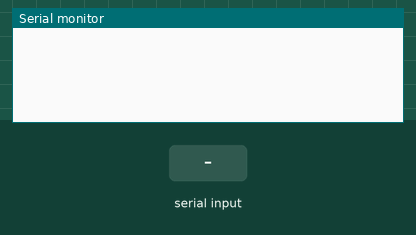
Simulated run of this sketch. Board: Arduino Uno, built with avr-gcc and run on an emulated ATmega328P. On the bench: the last lines printed to the serial monitor. The inputs (shaded band) are chosen by the test bench.

Above: at 1.2 s.
1.3 s: byte 30 received over Serial
At 2.0 s:
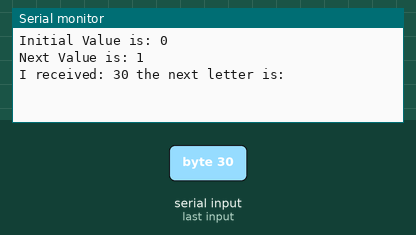
2.8 s: byte 90 received over Serial
At 3.2 s:
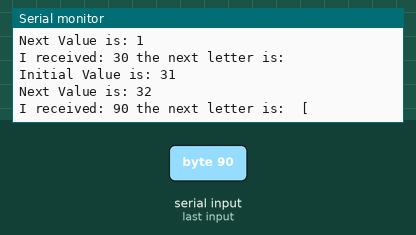
4.3 s: byte 120 received over Serial
At 5.5 s:
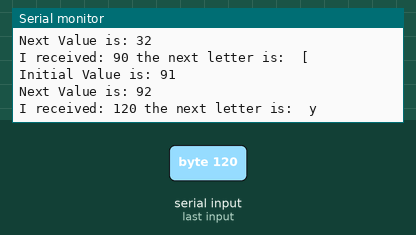

Measured:
- after the input at 1.3 s, the serial monitor: prints a new line at once (image 1)
- after the input at 2.8 s, the serial monitor: prints a new line at once (image 2)
- after the input at 4.3 s, the serial monitor: prints a new line at once (image 3)

The sketch:

serialRead.ino
```cpp
unsigned int incomingByte; // for incoming serial data
int returnKey = 0; // for incoming serial data

void setup() {
  Serial.begin(9600); // opens serial port, sets data rate to 9600 bps
}

void loop() {
  // send data only when you receive data:
  if (Serial.available() > 0) {
    Serial.print("Initial Value is: ");
    Serial.println(incomingByte);
    Serial.print("Next Value is: ");
    Serial.println(++incomingByte);
    // read the incoming byte:
    incomingByte = Serial.read();
    returnKey = Serial.read();

    // say what you got:
    // Serial.print("I received: ");
    // Serial.println(incomingByte-48, DEC);
    Serial.print("I received: ");
    Serial.print(incomingByte);
    Serial.print(" the next letter is:  ");
    Serial.println((char)++incomingByte);

  }
}
```
